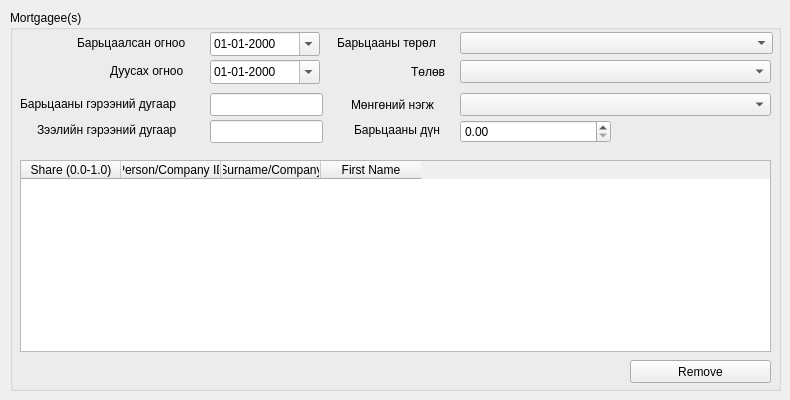
   <widget class="QWidget" name="mortgage_tab">
    <attribute name="title">
     <string>Mortgagee</string>
    </attribute>
    <widget class="QGroupBox" name="mortgage_group_box">
     <property name="geometry">
      <rect>
       <x>10</x>
       <y>10</y>
       <width>771</width>
       <height>381</height>
      </rect>
     </property>
     <property name="title">
      <string>Mortgagee(s)</string>
     </property>
     <widget class="QPushButton" name="mortgagee_remove_button">
      <property name="geometry">
       <rect>
        <x>620</x>
        <y>350</y>
        <width>141</width>
        <height>23</height>
       </rect>
      </property>
      <property name="text">
       <string>Remove</string>
      </property>
     </widget>
     <widget class="QDateEdit" name="mortgage_start_date_edit">
      <property name="geometry">
       <rect>
        <x>200</x>
        <y>22</y>
        <width>110</width>
        <height>24</height>
       </rect>
      </property>
      <property name="displayFormat">
       <string>dd-MM-yyyy</string>
      </property>
      <property name="calendarPopup">
       <bool>true</bool>
      </property>
     </widget>
     <widget class="QDateEdit" name="mortgage_end_date_edit">
      <property name="geometry">
       <rect>
        <x>200</x>
        <y>50</y>
        <width>110</width>
        <height>24</height>
       </rect>
      </property>
      <property name="displayFormat">
       <string>dd-MM-yyyy</string>
      </property>
      <property name="calendarPopup">
       <bool>true</bool>
      </property>
     </widget>
     <widget class="QLabel" name="label_40">
      <property name="geometry">
       <rect>
        <x>67</x>
        <y>24</y>
        <width>124</width>
        <height>17</height>
       </rect>
      </property>
      <property name="text">
       <string>Барьцаалсан огноо</string>
      </property>
     </widget>
     <widget class="QLabel" name="label_41">
      <property name="geometry">
       <rect>
        <x>100</x>
        <y>52</y>
        <width>90</width>
        <height>17</height>
       </rect>
      </property>
      <property name="text">
       <string>Дуусах огноо</string>
      </property>
     </widget>
     <widget class="QComboBox" name="mortgage_type_cbox">
      <property name="geometry">
       <rect>
        <x>450</x>
        <y>22</y>
        <width>313</width>
        <height>22</height>
       </rect>
      </property>
     </widget>
     <widget class="QLabel" name="label_42">
      <property name="geometry">
       <rect>
        <x>327</x>
        <y>24</y>
        <width>114</width>
        <height>17</height>
       </rect>
      </property>
      <property name="text">
       <string>Барьцааны төрөл</string>
      </property>
     </widget>
     <widget class="QComboBox" name="mortgage_status_cbox">
      <property name="geometry">
       <rect>
        <x>450</x>
        <y>50</y>
        <width>311</width>
        <height>23</height>
       </rect>
      </property>
     </widget>
     <widget class="QLabel" name="label_46">
      <property name="geometry">
       <rect>
        <x>401</x>
        <y>53</y>
        <width>39</width>
        <height>17</height>
       </rect>
      </property>
      <property name="text">
       <string>Төлөв</string>
      </property>
     </widget>
     <widget class="QTableWidget" name="mortgage_twidget">
      <property name="geometry">
       <rect>
        <x>10</x>
        <y>150</y>
        <width>751</width>
        <height>192</height>
       </rect>
      </property>
      <property name="acceptDrops">
       <bool>true</bool>
      </property>
      <property name="dragEnabled">
       <bool>true</bool>
      </property>
      <property name="dragDropMode">
       <enum>QAbstractItemView::InternalMove</enum>
      </property>
      <property name="defaultDropAction">
       <enum>Qt::MoveAction</enum>
      </property>
      <property name="sortingEnabled">
       <bool>true</bool>
      </property>
      <attribute name="horizontalHeaderMinimumSectionSize">
       <number>44</number>
      </attribute>
      <attribute name="verticalHeaderDefaultSectionSize">
       <number>30</number>
      </attribute>
      <attribute name="verticalHeaderMinimumSectionSize">
       <number>25</number>
      </attribute>
      <column>
       <property name="text">
        <string>Share (0.0-1.0)</string>
       </property>
      </column>
      <column>
       <property name="text">
        <string>Person/Company ID</string>
       </property>
      </column>
      <column>
       <property name="text">
        <string>Surname/Company</string>
       </property>
      </column>
      <column>
       <property name="text">
        <string>First Name</string>
       </property>
      </column>
     </widget>
     <widget class="QLabel" name="label_35">
      <property name="geometry">
       <rect>
        <x>27</x>
        <y>111</y>
        <width>164</width>
        <height>17</height>
       </rect>
      </property>
      <property name="text">
       <string>Зээлийн гэрээний дугаар</string>
      </property>
     </widget>
     <widget class="QLineEdit" name="mortgage_contract_no_edit">
      <property name="geometry">
       <rect>
        <x>200</x>
        <y>83</y>
        <width>113</width>
        <height>23</height>
       </rect>
      </property>
     </widget>
     <widget class="QLabel" name="label_6">
      <property name="geometry">
       <rect>
        <x>10</x>
        <y>85</y>
        <width>181</width>
        <height>17</height>
       </rect>
      </property>
      <property name="text">
       <string>Барьцааны гэрээний дугаар</string>
      </property>
     </widget>
     <widget class="QLineEdit" name="loan_contract_no_edit">
      <property name="geometry">
       <rect>
        <x>200</x>
        <y>110</y>
        <width>113</width>
        <height>23</height>
       </rect>
      </property>
     </widget>
     <widget class="QLabel" name="label_48">
      <property name="geometry">
       <rect>
        <x>341</x>
        <y>86</y>
        <width>99</width>
        <height>17</height>
       </rect>
      </property>
      <property name="text">
       <string>Мөнгөний нэгж</string>
      </property>
     </widget>
     <widget class="QComboBox" name="mortgage_unit_type_cbox">
      <property name="geometry">
       <rect>
        <x>450</x>
        <y>83</y>
        <width>311</width>
        <height>23</height>
       </rect>
      </property>
     </widget>
     <widget class="QLabel" name="label_36">
      <property name="geometry">
       <rect>
        <x>344</x>
        <y>111</y>
        <width>97</width>
        <height>17</height>
       </rect>
      </property>
      <property name="text">
       <string>Барьцааны дүн</string>
      </property>
     </widget>
     <widget class="QDoubleSpinBox" name="mortgage_unit_value_sbox">
      <property name="geometry">
       <rect>
        <x>450</x>
        <y>110</y>
        <width>151</width>
        <height>23</height>
       </rect>
      </property>
      <property name="maximum">
       <double>999999999.000000000000000</double>
      </property>
     </widget>
     <zorder>label_41</zorder>
     <zorder>mortgagee_remove_button</zorder>
     <zorder>mortgage_start_date_edit</zorder>
     <zorder>mortgage_end_date_edit</zorder>
     <zorder>label_40</zorder>
     <zorder>mortgage_type_cbox</zorder>
     <zorder>label_42</zorder>
     <zorder>mortgage_status_cbox</zorder>
     <zorder>label_46</zorder>
     <zorder>mortgage_twidget</zorder>
     <zorder>label_35</zorder>
     <zorder>mortgage_contract_no_edit</zorder>
     <zorder>label_6</zorder>
     <zorder>loan_contract_no_edit</zorder>
     <zorder>label_48</zorder>
     <zorder>mortgage_unit_type_cbox</zorder>
     <zorder>label_36</zorder>
     <zorder>mortgage_unit_value_sbox</zorder>
    </widget>
   </widget>
